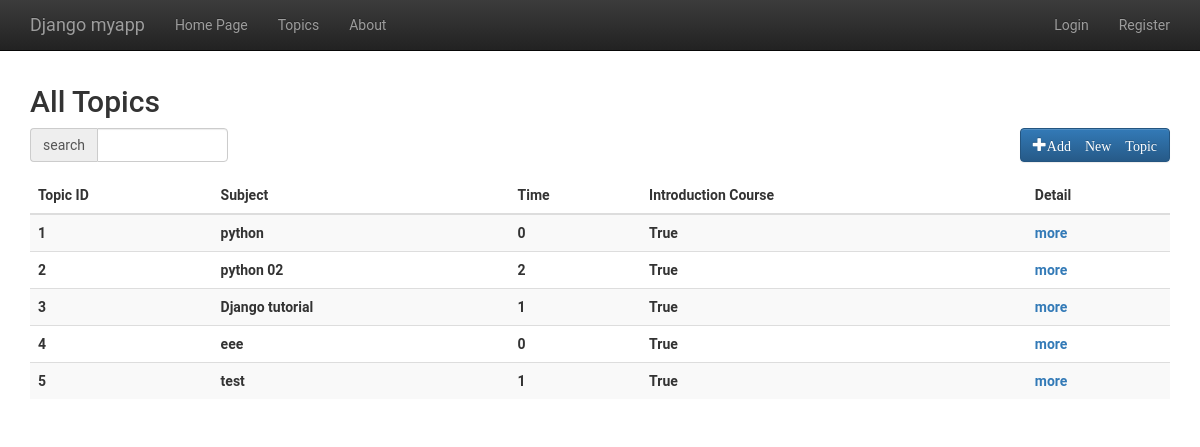
The page /myapp/topics on the database its author committed.
### myapp/models.py (models this page shows, shortened)
class Topic(models.Model):
    subject = models.CharField(max_length=100, unique=True)
    intro_course = models.BooleanField(default=True)
    NO_PREFERENCE = 0
    MORNING = 1
    AFTERNOON = 2
    EVENING = 3
    TIME_CHOICES = (
        (0, 'No preference'),
        (1, 'Morning'),
        (2, 'Afternoon'),
        (3, 'Evening')
    )
    time = models.IntegerField(default=0, choices=TIME_CHOICES)
    num_responses = models.IntegerField(default=0)
    avg_age =models.IntegerField(default=20)

### myapp/views.py (the view)
# urls.py: url(r'^topics/(?P<topic_id>\d+)$', views.topicdetail, name='topicdetail'),
def topics(request):
    topiclist = Topic.objects.all()[:10]
    return render(request, 'myapp/topics.html', {'topiclist': topiclist})

### myapp/templates/myapp/topics.html (shortened to what this page needs)
{% extends 'myapp/base.html' %}
{% block body_block %}
{% if topiclist %}
<h2 class="sub-header">All Topics</h2>
<div class="bpx azo">
	<div class="input-group headsearch">
		<span class="input-group-addon">search</span>
		<input type="text" class="form-control" aria-label="Amount (to the nearest dollar)">
	</div>
	<div class="bpy">
		<div class="pz">
			<a href="{% url 'myapp:addtopic' %}" role="button" class="btn btn-primary">
				<span class="glyphicon glyphicon-plus">Add New Topic</span>
			</a>
		</div>
	</div>
</div>
<div class="table-responsive">
	<table class="table table-striped">
		<thead>
			<tr>
				<th>Topic ID</th>
				<th>Subject</th>
				<th>Time</th>
				<th>Introduction Course</th>
				<th>Detail</th>
			</tr>
		</thead>
		<tbody>
			{% for topic  in topiclist %}
			<tr>
				<th> {{ topic.id }} </th>
				<th> {{ topic.subject }} </th>
				<th> {{ topic.time }} </th>
				<th> {{ topic.intro_course }} </th>
				<th><a href="{% url 'myapp:topicdetail' topic.id %}">more</a></th>
			</tr>
			{% endfor %}
		</tbody>
	</table>
</div>
{% else %}
<strong>There are no available topics!</strong>
{% endif %}
{% endblock %}

### myapp/static/myapp/css/style.css (style rules this page uses)
body { padding-top: 65px; font-family: "Roboto", "Helvetica Neue", Helvetica, Arial, sans-serif; }
.bpx { display: inline-table; padding-bottom: 15px; width: 100%; }
.bpy { display: table-cell; width: 1%; white-space: nowrap; vertical-align: middle; }
.headsearch { width: 20% }

### rows shown on the page
Topic: id "1", subject "python", time "0", intro_course "True"
Topic: id "2", subject "python 02", time "2", intro_course "True"
Topic: id "3", subject "Django tutorial", time "1", intro_course "True"
Topic: id "4", subject "eee", time "0", intro_course "True"
Topic: id "5", subject "test", time "1", intro_course "True"
